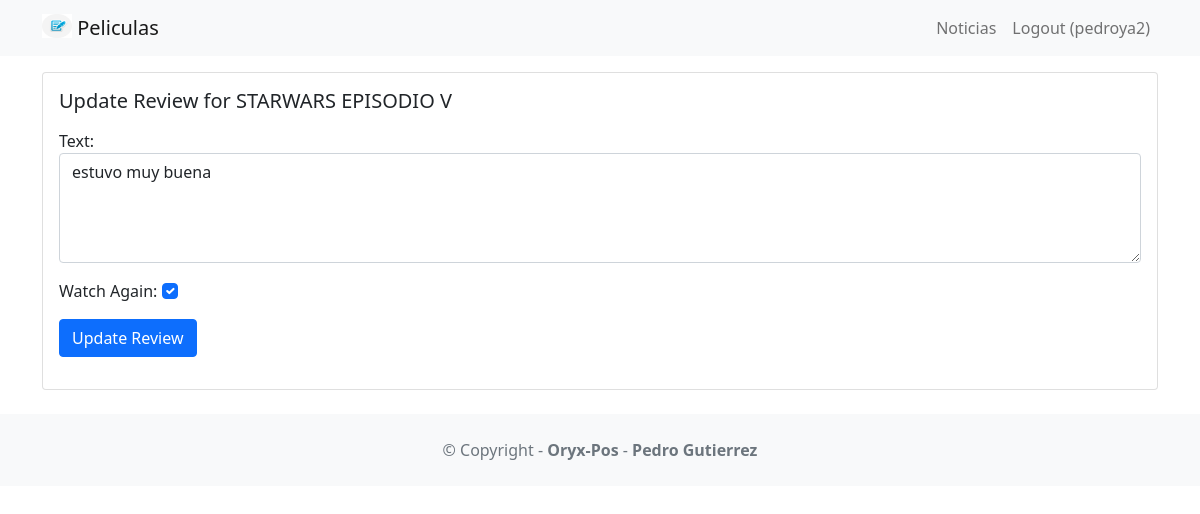
/movie/review/1 (signed in), run on the app's committed database.
### movie/models.py (models this page shows, shortened)
class Review(models.Model):
    text = models.CharField(max_length=100)
    date = models.DateTimeField(auto_now_add=True)
    user =models.ForeignKey(User,on_delete=models.CASCADE)
    movie = models.ForeignKey(Movie,on_delete=models.CASCADE)
    watchAgain = models.BooleanField()

class Movie(models.Model):
    title = models.CharField(max_length=100)
    description = models.CharField(max_length=250)
    image = models.ImageField(upload_to='movie/images/')
    url = models.URLField(blank=True)

### movie/views.py (the view, shortened to what this page needs)
# urls.py: path('review/<int:review_id>', views.updatereview,name='updatereview'),
@login_required
def updatereview(request, review_id):
    review = get_object_or_404(Review,pk=review_id,user=request.user)
    if request.method == 'GET':
        form = ReviewForm(instance=review)
        return render(request, 'updatereview.html',{'review': review,'form':form})

### movie/forms.py
class ReviewForm(ModelForm):
    def __init__(self, *args, **kwargs):
        super(ModelForm, self).__init__(*args, **kwargs)
        self.fields['text'].widget.attrs.update(
                            {'class': 'form-control'})
        self.fields['watchAgain'].widget.attrs.update(
                                  {'class': 'form-check-input'})
    class Meta:
        model = Review
        fields = ['text','watchAgain']
        labels = {
            'watchAgain': ('Watch Again')
        }
        widgets = {
            'text': Textarea(attrs={'rows': 4}),
        }

### movie/templates/updatereview.html (shortened to what this page needs)
{% extends 'base.html' %}
{% block content %}
<div class="card mb-3">
<div class="row g-0">
<div>
<div class="card-body">
<h5 class="card-title">
Update Review for {{ review.movie.title }}
</h5>
<p class="card-text">
<form method="POST">
{{ form.as_p }}
<button type="submit"
class="btn btn-primary">
Update Review
</button>
</form>
</p>
</div>
</div>
</div>
</div>
{% endblock content %}

### moviereviews/templates/base.html (shortened to what this page needs)
<!DOCTYPE html>
<html>
<head>
<link href="https://cdn.jsdelivr.net/npm/
bootstrap@5.1.1/dist/css/bootstrap.min.css"
rel="stylesheet" />
</head>
<body>
<nav class="navbar navbar-expand-lg
navbar-light bg-light mb-3">
<div class="container">
  <a class="navbar-brand" href="{% url 'home'
%}">
{% load static %}
<img src="{% static 'images/conttos-nuevos.png' %}"
alt="" width="30" height="24"
class="d-inline-block align-text-top" />
Peliculas
</a>
<div class="collapse navbar-collapse"
id="navbarNavAltMarkup">
<div class="navbar-nav ms-auto">
  <a class="nav-link" href="{% url 'news' %}">Noticias</a>
  {% if user.is_authenticated %}
  <a class="nav-link" href="{% url 'logoutaccount' %}">
  Logout ({{ user.username }})
  </a>
  {% else %}
  <a class="nav-link" href="{% url 'loginaccount' %}">Login</a>
  <a class="nav-link" href="{% url 'signupaccount' %}">Sign Up</a>
  {% endif %}
</div>
</div>
</div>
</nav>
<div class="container">
{% block content %}
{% endblock content %}
</div>
<footer class="text-center text-lg-start bg-light
text-muted mt-4">
<div class="text-center p-4">
© Copyright -
<a class="text-reset fw-bold text-decoration-none"
target="_blank"
href="https://twitter.com/greglim81">
Oryx-Pos
</a> -
<a class="text-reset fw-bold text-decoration-none"
target="_blank"
href="https://twitter.com/danielgarax">
Pedro Gutierrez
</a>
</div>
</footer>
</body>
</html>

### data on the page
Review: movie "STARWARS EPISODIO V", text "estuvo muy buena", watchAgain "☑"

### other printed values
{{ user.username }} "pedroya2"
